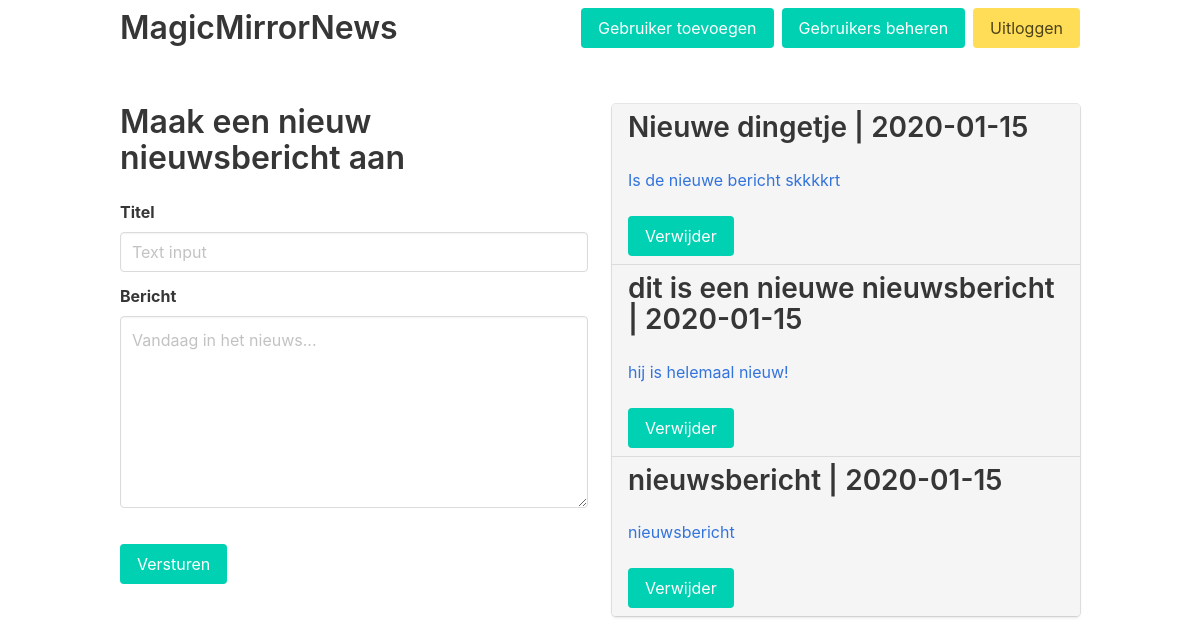
The page /news/ (signed in) on the database as committed earlier.
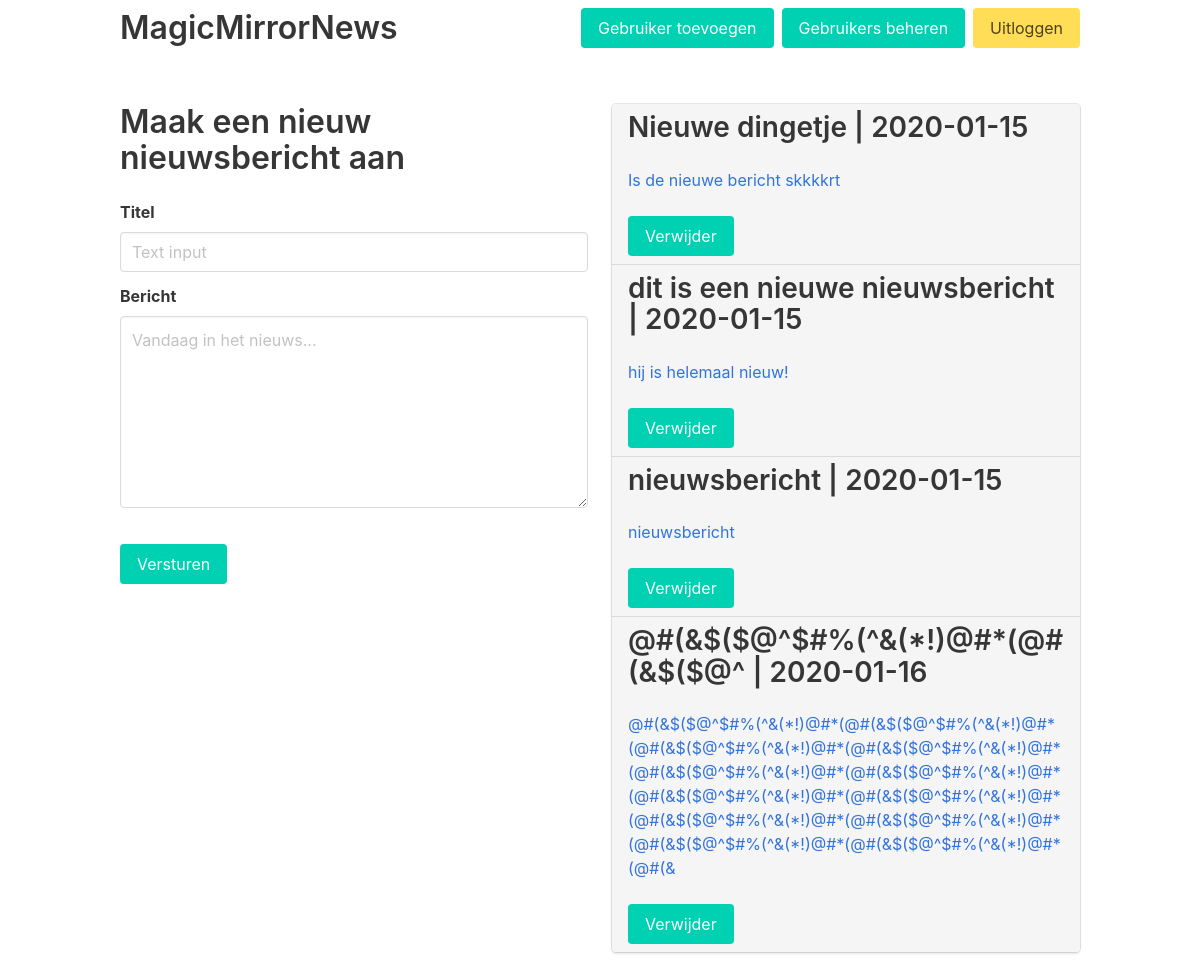
The same page on the database as committed later.
### flask_models.py (models this page shows, shortened)
class Post(db.Model):
    id = db.Column(db.Integer, primary_key=True)
    title = db.Column(db.String(128), nullable=False)
    content = db.Column(db.String(280), nullable=False)
    date_posted = db.Column(db.DateTime, nullable=False, default=datetime.now)
    active = db.Column(db.Integer, nullable=False, default=1)

### app.py (the view)
@app.route('/news/')
@login_required
def index():
    all_posts = flask_models.Post.query.filter_by(active=1).all()
    return render_template('index.html', data=all_posts, admin=session.get("admin"))

### app.py (called while the page is built)
def login_required(f):
    @wraps(f)
    def wrap(*args, **kwargs):
        if 'logged_in' in session:
            return f(*args, **kwargs)
        else:
            flash("Log in om de nieuwswebsite te bekijken")
            return redirect('/news/login')
    return wrap

### templates/index.html (shortened to what this page needs)
{%extends 'base.html'%}
{%block content%}
<div class="columns">
    <div class="column is-6">
        <h2 class="title">Maak een nieuw nieuwsbericht aan</h2>
        <form action="/news/create" method="post">
            <div class="field">
                <label class="label">Titel</label>
                <div class="control">
                    <input class="input" type="text" placeholder="Text input" name="post_title" maxlength="32" required>
                </div>
            </div>
            <div class="field">
                <label class="label">Bericht</label>
                <textarea class="textarea" placeholder="Vandaag in het nieuws..." rows="7" name="post_content"
                    maxlength="280" required></textarea>
            </div>
            <br>
            <button class="button is-primary" type="submit">Versturen</button>
        </form>
    </div>
    <div class="column is-6">
        <div class="list">
            <form action="/news/delete" method="post">
                {% for item in data %}
                <a class="list-item">
                    <div class="content">
                        <h2 class="title">{{item.title}} | {{item.date_posted.strftime('%Y-%m-%d')}}</h2>
                        <p>{{item.content}}</p>
                    </div>
                    <button class="button is-primary" type="submit" name="deletebutton"
                        value="{{item.id}}">Verwijder</button>
                </a>
                {% endfor %}
            </form>
        </div>
    </div>
</div>
{%endblock%}

### templates/base.html (shortened to what this page needs)
<!DOCTYPE html>
<html>
<head>
    <link rel="stylesheet" href="{{url_for('static', filename='news_css/bulma.css')}}">
    <link rel="stylesheet" href="{{url_for('static', filename='news_js/functions.js')}}">
</head>
<body>
    {%if session%}
    <nav class="navbar" role="navigation" aria-label="main navigation">
        <div class="container">
            <div class="navbar-brand">
                <a class="navbar-item" href="/news">
                    <h1 class="title">MagicMirrorNews</h1>
                </a>
            </div>
            <div id="navbarBasicExample" class="navbar-menu">
                <div class="navbar-end">
                    <div class="navbar-item">
                        <div class="buttons">
                            {%if admin%}
                            <a class="button is-primary" href="/news/users/add">
                                Gebruiker toevoegen
                            </a>
                            <a class="button is-primary" href="/news/users/manage">
                                Gebruikers beheren
                            </a>
                            {%endif%}
                            <a class="button is-warning" href="/news/logout">
                                Uitloggen
                            </a>
                        </div>
                    </div>
                </div>
            </div>
        </div>
    </nav>
    {%endif%}
    <section class="section">
        <div class="container">
            {%block content%}
            {%endblock%}
        </div>
    </section>
</body>
</html>

Rows that differ between the two databases and show on the page:
added Post: title "@#(&$($@^$#%(^&(*!)@#*(@#(&$($@^", date_posted "2020-01-16", content "@#(&$($@^$#%(^&(*!)@#*(@#(&$($@^$#%(^&(*!)@#*(@#(&$($@^$#%(^&(*!)@#*(@#(&$($@^$#%(^&(*!)@#*(@#(&$($@^$#%(^&(*!)@#*(@#(&$($@^$#%(^&(*!)@#*(@#(&$($@^$#%(^&(*!)@#*(@#(&$($@^$#%(^&(*!)@#*(@#(&$($@^$#%(^&(*!)@#*(@#(&$($@^$#%(^&(*!)@#*(@#(&$($@^$#%(^&(*!)@#*(@#(&$($@^$#%(^&(*!)@#*(@#(&", {{ item.id }} 5 (drawn)
